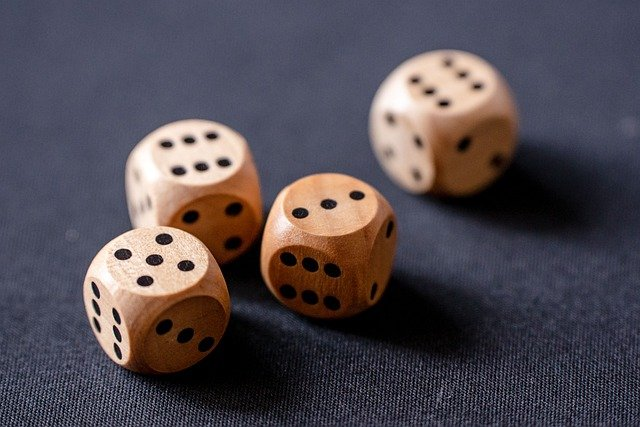
#> input picture uploads/cubes.jpg-1643217397600.jpeg, 640 x 427 px
$ python hist.py ../uploads/cubes.jpg-1643217397600.jpeg out.png
#> lines starting #> are read from the running program, lines starting #| are printed output that depends on the picture
import sys
import skimage.color
import skimage.io
from matplotlib import pyplot as plt
import sys

image = skimage.io.imread(sys.argv[1], as_gray=False)
#> image is the input picture: shape (427, 640, 3); mean R, G, B 82.1, 74.4, 80.8

plt.hist(image.ravel(),256,[0,256])
plt.savefig(sys.argv[2])
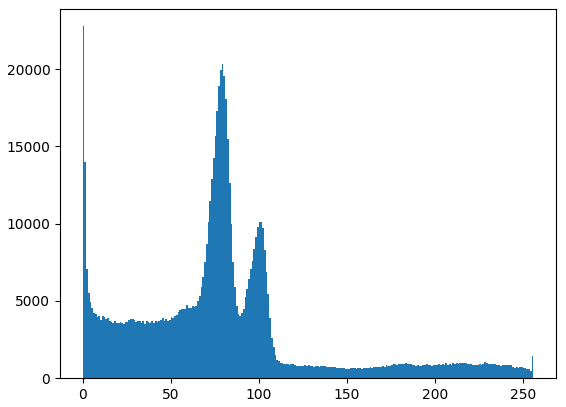
#> figure drawn by matplotlib, 1 panel; tallest bar 22785 high, from x = 0 to 1
plt.close()
